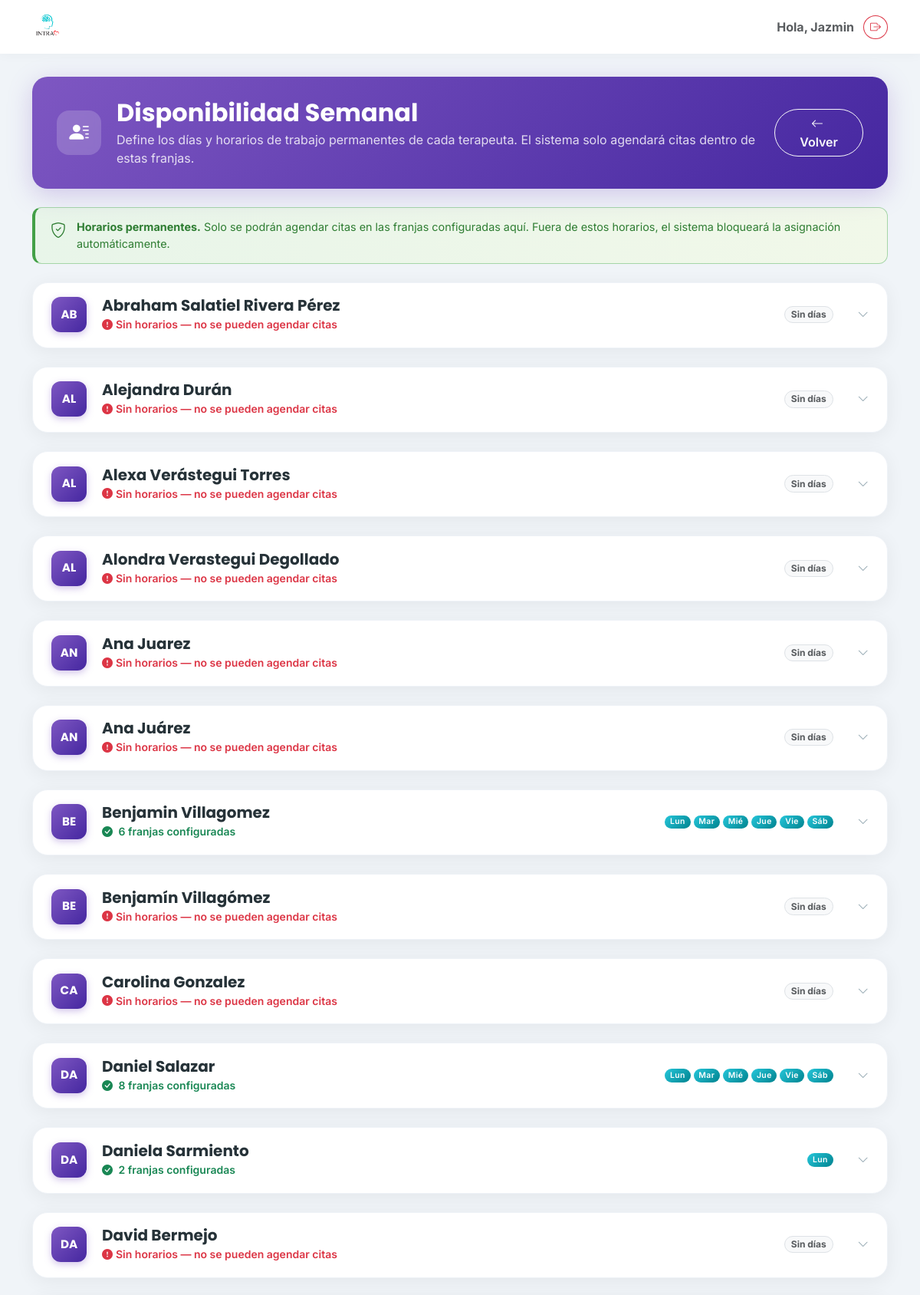
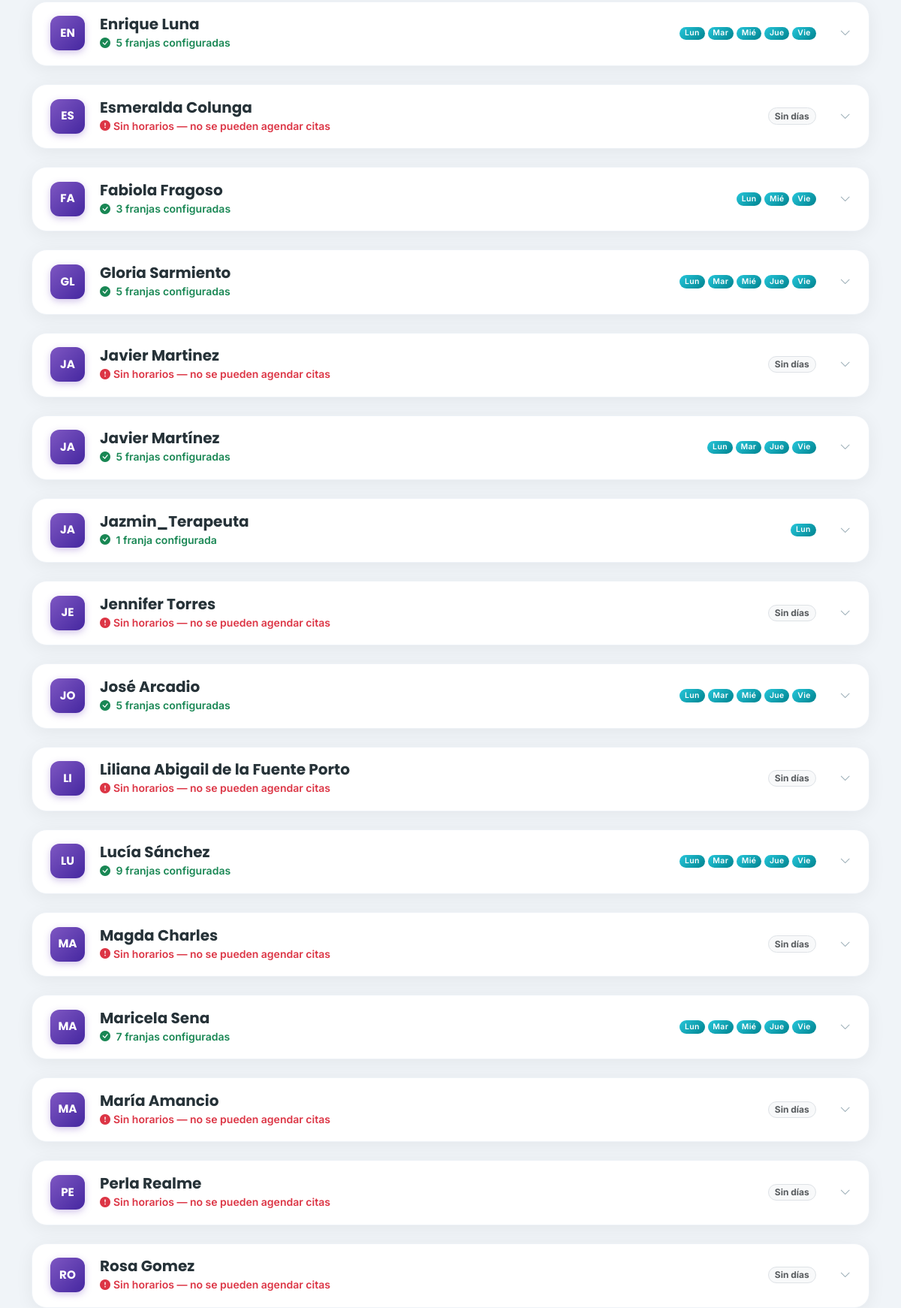
Page /disponibilidad/ (signed in, upper part) on the committed database (2 pictures, top to bottom).
### clinica/models.py (models this page shows, shortened)
class Terapeuta(models.Model):
    usuario = models.OneToOneField(User, on_delete=models.SET_NULL, null=True, blank=True, related_name='perfil_terapeuta')
    nombre = models.CharField(max_length=100)
    activo = models.BooleanField(default=True)

### clinica/views.py (the view)
# urls.py: path('disponibilidad/', clinica_views.disponibilidad_semanal, name='disponibilidad_semanal'),
@login_required
def disponibilidad_semanal(request):
    terapeutas = Terapeuta.objects.filter(activo=True).order_by('nombre')
    terapeutas_data = []
    for t in terapeutas:
        horarios_qs = list(Horario.objects.filter(terapeuta=t).order_by('dia', 'hora_inicio'))
        dias_data = []
        for dia_num, dia_nombre in DIAS_SEMANA:
            slots = [h for h in horarios_qs if h.dia == dia_num]
            dias_data.append({'num': dia_num, 'nombre': dia_nombre, 'slots': slots})
        terapeutas_data.append({
            'terapeuta': t,
            'dias': dias_data,
            'total': len(horarios_qs),
        })
    return render(request, 'clinica/disponibilidad_semanal.html', {
        'terapeutas_data': terapeutas_data,
    })

### clinica/templates/clinica/disponibilidad_semanal.html (shortened to what this page needs)
{% extends 'clinica/base.html' %}
{% load static %}
{% block content %}
<div class="row mb-4">
    <div class="col-12">
        <div class="disp-hero animate__animated animate__fadeInDown">
            <div class="disp-hero-icon">
                <i class="bi bi-person-lines-fill"></i>
            </div>
            <div class="flex-grow-1">
                <h2 class="fw-bold mb-1" style="font-family:'Poppins',sans-serif;">Disponibilidad Semanal</h2>
                <p class="mb-0" style="opacity:0.82;">
                    Define los días y horarios de trabajo permanentes de cada terapeuta.
                    El sistema solo agendará citas dentro de estas franjas.
                </p>
            </div>
            <a href="{% url 'home' %}" class="btn btn-outline-light rounded-pill fw-semibold px-4">
                <i class="bi bi-arrow-left me-1"></i> Volver
            </a>
        </div>
    </div>
</div>
<div class="disp-info-banner mb-4">
    <i class="bi bi-shield-check fs-5"></i>
    <span>
        <strong>Horarios permanentes.</strong>
        Solo se podrán agendar citas en las franjas configuradas aquí.
        Fuera de estos horarios, el sistema bloqueará la asignación automáticamente.
    </span>
</div>
{% for td in terapeutas_data %}
<div class="disp-card mb-4 animate__animated animate__fadeInUp" style="animation-delay: {{ forloop.counter0 }}00ms;">
    <div class="disp-card-head"
         data-bs-toggle="collapse"
         data-bs-target="#disp-{{ td.terapeuta.id }}"
         aria-expanded="false"
         aria-controls="disp-{{ td.terapeuta.id }}">
        <div class="disp-avatar">{{ td.terapeuta.nombre|slice:":2"|upper }}</div>
        <div class="flex-grow-1 ms-1">
            <h5 class="mb-0 fw-bold" style="font-family:'Poppins',sans-serif; color:#263238;">
                {{ td.terapeuta.nombre }}
            </h5>
            {% if td.total > 0 %}
            <small class="text-success fw-semibold">
                <i class="bi bi-check-circle-fill me-1"></i>
                {{ td.total }} franja{% if td.total != 1 %}s{% endif %} configurada{% if td.total != 1 %}s{% endif %}
            </small>
            {% else %}
            <small class="text-danger fw-semibold">
                <i class="bi bi-exclamation-circle-fill me-1"></i>Sin horarios — no se pueden agendar citas
            </small>
            {% endif %}
        </div>
        <div class="d-none d-lg-flex gap-1 flex-wrap align-items-center">
            {% for dia in td.dias %}
                {% if dia.slots %}
                <span class="badge rounded-pill disp-day-badge">{{ dia.nombre|slice:":3" }}</span>
                {% endif %}
            {% endfor %}
            {% if td.total == 0 %}
            <span class="badge rounded-pill text-bg-light border text-muted">Sin días</span>
            {% endif %}
        </div>
        <i class="bi bi-chevron-down disp-chevron ms-3"></i>
    </div>
</div>
{% endfor %}
{% endblock %}

### clinica/templates/clinica/base.html (shortened to what this page needs)
{% load static %}
<!DOCTYPE html>
<html lang="es">
<head>
    <link href="https://cdn.jsdelivr.net/npm/bootstrap@5.3.0/dist/css/bootstrap.min.css" rel="stylesheet">
    <link rel="stylesheet" href="https://cdn.jsdelivr.net/npm/bootstrap-icons@1.10.5/font/bootstrap-icons.css">
</head>
<body>
    <nav class="navbar navbar-expand-lg fixed-top">
        <div class="container">
            <a class="navbar-brand d-flex align-items-center" href="{% url 'home' %}">
               <img src="{% static 'clinica/images/logo.png' %}" alt="Logo INTRA" class="me-2">
            </a>
            <div class="d-flex align-items-center gap-2">
                <span class="me-1 text-muted fw-bold d-none d-md-block">
                    Hola, {{ user.username|title }}
                </span>
<form action="{% url 'logout' %}" method="post">
                    <button type="submit" class="btn btn-outline-danger btn-sm rounded-circle" title="Cerrar Sesión">
                        <i class="bi bi-box-arrow-right"></i>
                    </button>
                </form>
            </div>
        </div>
    </nav>
    <div class="container" style="margin-top: 100px;">
        {% block content %}
        {% endblock %}
    </div>
</body>
<link href="https://cdn.jsdelivr.net/npm/select2@4.1.0-rc.0/dist/css/select2.min.css" rel="stylesheet" />
<link rel="stylesheet" href="https://cdn.jsdelivr.net/npm/select2-bootstrap-5-theme@1.3.0/dist/select2-bootstrap-5-theme.min.css" />
</html>

### clinica/templates/clinica/base.html (style rules this page uses)
:root { --intra-primary: #26C6DA; --intra-secondary: #EF5350; --intra-dark: #37474F; --intra-light: #F0F4F8; --intra-white: #FFFFFF; }
body { background-color: var(--intra-light); font-family: 'Inter', sans-serif; color: var(--intra-dark); }
h1, h2, h3, h4, h5, .navbar-brand { font-family: 'Poppins', sans-serif; }
.navbar { background-color: var(--intra-white); box-shadow: 0 2px 15px rgba(0,0,0,0.03); padding-top: 10px; padding-bottom: 10px; }
.navbar-brand img { height: 40px; width: auto; }

### clinica/templates/clinica/disponibilidad_semanal.html (style rules this page uses)
.disp-hero { background: linear-gradient(135deg, #7E57C2 0%, #4527A0 100%); border-radius: 1.25rem; padding: 1.75rem 2rem; display: flex; align-items: center; gap: 1.25rem; color: #fff; box-shadow: 0 8px 32px rgba(126,87,194,.28); }
.disp-hero-icon { width: 58px; height: 58px; background: rgba(255,255,255,.18); border-radius: 1rem; display: flex; align-items: center; justify-content: center; font-size: 1.6rem; flex-shrink: 0; backdrop-filter: blur(4px); }
.disp-info-banner { background: linear-gradient(90deg,#E8F5E9,#F1F8E9); border: 1px solid #A5D6A7; border-left: 4px solid #43A047; border-radius: .75rem; padding: .875rem 1.25rem; display: flex; align-items: flex-start; gap: .875rem; color: #2E7D32; font-size: .9rem; }
.disp-card { background: #fff; border-radius: 1.25rem; border: 1px solid #EEF2F7; box-shadow: 0 4px 24px rgba(0,0,0,.06); overflow: hidden; transition: box-shadow .25s; }
.disp-card-head { padding: 1.1rem 1.5rem; display: flex; align-items: center; gap: 1rem; cursor: pointer; user-select: none; transition: background .2s; border-bottom: 1px solid transparent; }
.disp-avatar { width: 46px; height: 46px; border-radius: 12px; background: linear-gradient(135deg,#7E57C2,#4527A0); color: #fff; font-family: 'Poppins', sans-serif; font-weight: 700; font-size: .95rem; display: flex; align-items: center; justify-content: center; flex-shrink: 0; box-shadow: 0 3px 10px rgba(126,87,194,.35); }
.disp-day-badge { background: linear-gradient(135deg,#26C6DA,#00838F); color: #fff; font-size: .65rem; font-weight: 600; letter-spacing: .04em; }
.disp-chevron { color: #90A4AE; font-size: .9rem; transition: transform .3s cubic-bezier(.34,1.56,.64,1); flex-shrink: 0; }

### rows in the picture
Terapeuta: terapeuta.nombre "AB", terapeuta.nombre "Abraham Salatiel Rivera Pérez", shows "Sin horarios — no se pueden agendar citas", shows "Sin días"
Terapeuta: terapeuta.nombre "AL", terapeuta.nombre "Alejandra Durán", shows "Sin horarios — no se pueden agendar citas", shows "Sin días"
Terapeuta: terapeuta.nombre "AL", terapeuta.nombre "Alexa Verástegui Torres", shows "Sin horarios — no se pueden agendar citas", shows "Sin días"
Terapeuta: terapeuta.nombre "AL", terapeuta.nombre "Alondra Verastegui Degollado", shows "Sin horarios — no se pueden agendar citas", shows "Sin días"
Terapeuta: terapeuta.nombre "AN", terapeuta.nombre "Ana Juarez", shows "Sin horarios — no se pueden agendar citas", shows "Sin días"
Terapeuta: terapeuta.nombre "AN", terapeuta.nombre "Ana Juárez", shows "Sin horarios — no se pueden agendar citas", shows "Sin días"
Terapeuta: terapeuta.nombre "BE", terapeuta.nombre "Benjamin Villagomez", total "6", shows "s", nombre "Lun" "Mar" "Mié" "Jue" "Vie" "Sáb"
Terapeuta: terapeuta.nombre "BE", terapeuta.nombre "Benjamín Villagómez", shows "Sin horarios — no se pueden agendar citas", shows "Sin días"
Terapeuta: terapeuta.nombre "CA", terapeuta.nombre "Carolina Gonzalez", shows "Sin horarios — no se pueden agendar citas", shows "Sin días"
Terapeuta: terapeuta.nombre "DA", terapeuta.nombre "Daniel Salazar", total "8", shows "s", nombre "Lun" "Mar" "Mié" "Jue" "Vie" "Sáb"
Terapeuta: terapeuta.nombre "DA", terapeuta.nombre "Daniela Sarmiento", total "2", shows "s", nombre "Lun"
Terapeuta: terapeuta.nombre "DA", terapeuta.nombre "David Bermejo", shows "Sin horarios — no se pueden agendar citas", shows "Sin días"
Terapeuta: terapeuta.nombre "EN", terapeuta.nombre "Enrique Luna", total "5", shows "s", nombre "Lun" "Mar" "Mié" "Jue" "Vie"
Terapeuta: terapeuta.nombre "ES", terapeuta.nombre "Esmeralda Colunga", shows "Sin horarios — no se pueden agendar citas", shows "Sin días"
Terapeuta: terapeuta.nombre "FA", terapeuta.nombre "Fabiola Fragoso", total "3", nombre "Lun" "Mié" "Vie"
Terapeuta: terapeuta.nombre "GL", terapeuta.nombre "Gloria Sarmiento", total "5", shows "s", nombre "Lun" "Mar" "Mié" "Jue" "Vie"
Terapeuta: terapeuta.nombre "JA", terapeuta.nombre "Javier Martinez", shows "Sin horarios — no se pueden agendar citas", shows "Sin días"

### other values in the picture
{{ user.username|title }} "Jazmin"
